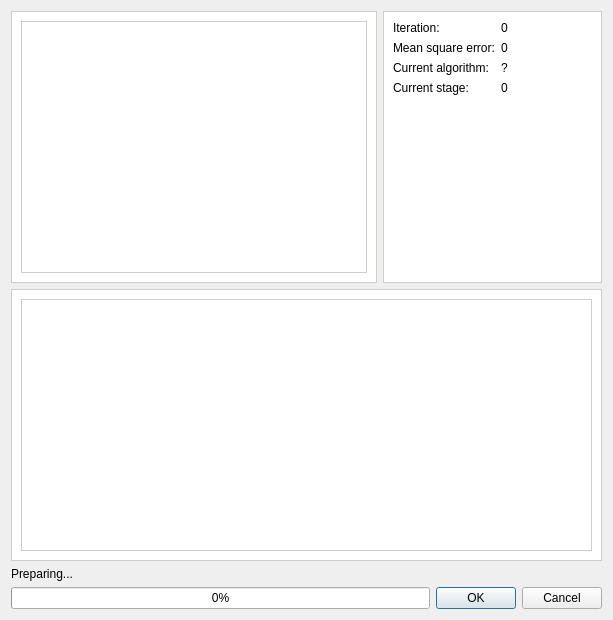
<?xml version="1.0" encoding="UTF-8"?>
<ui version="4.0">
 <class>CurveFittingWorkerDialog</class>
 <widget class="QDialog" name="CurveFittingWorkerDialog">
  <property name="geometry">
   <rect>
    <x>0</x>
    <y>0</y>
    <width>613</width>
    <height>620</height>
   </rect>
  </property>
  <property name="windowTitle">
   <string>Curve fitting</string>
  </property>
  <property name="sizeGripEnabled">
   <bool>false</bool>
  </property>
  <layout class="QVBoxLayout" name="verticalLayout">
   <item>
    <layout class="QHBoxLayout" name="horizontalLayout_2" stretch="5,3">
     <item>
      <widget class="QFrame" name="rmseFrame">
       <property name="styleSheet">
        <string notr="true">background-color: rgb(255, 255, 255);
border: 1px solid rgb(208, 204, 201) </string>
       </property>
       <property name="frameShape">
        <enum>QFrame::StyledPanel</enum>
       </property>
       <property name="frameShadow">
        <enum>QFrame::Raised</enum>
       </property>
       <layout class="QVBoxLayout" name="verticalLayout_2">
        <item>
         <widget class="QCustomPlot" name="rmsePlot" native="true">
          <layout class="QVBoxLayout" name="verticalLayout_3">
           <item>
            <spacer name="verticalSpacer">
             <property name="orientation">
              <enum>Qt::Vertical</enum>
             </property>
             <property name="sizeHint" stdset="0">
              <size>
               <width>20</width>
               <height>163</height>
              </size>
             </property>
            </spacer>
           </item>
          </layout>
         </widget>
        </item>
       </layout>
      </widget>
     </item>
     <item>
      <widget class="QFrame" name="rmseTextFrame">
       <property name="minimumSize">
        <size>
         <width>165</width>
         <height>0</height>
        </size>
       </property>
       <property name="styleSheet">
        <string notr="true">#rmseTextFrame {
	background-color: rgb(255, 255, 255);
	border: 1px solid rgb(208, 204, 201);
}</string>
       </property>
       <property name="frameShape">
        <enum>QFrame::StyledPanel</enum>
       </property>
       <property name="frameShadow">
        <enum>QFrame::Raised</enum>
       </property>
       <layout class="QFormLayout" name="formLayout">
        <property name="labelAlignment">
         <set>Qt::AlignLeading|Qt::AlignLeft|Qt::AlignVCenter</set>
        </property>
        <property name="formAlignment">
         <set>Qt::AlignLeading|Qt::AlignLeft|Qt::AlignTop</set>
        </property>
        <item row="0" column="0">
         <widget class="QLabel" name="label">
          <property name="text">
           <string>Iteration:</string>
          </property>
         </widget>
        </item>
        <item row="0" column="1">
         <widget class="QLabel" name="stat_iteration">
          <property name="text">
           <string>0</string>
          </property>
         </widget>
        </item>
        <item row="1" column="0">
         <widget class="QLabel" name="label_2">
          <property name="text">
           <string>Mean square error:</string>
          </property>
         </widget>
        </item>
        <item row="1" column="1">
         <widget class="QLabel" name="stat_mse">
          <property name="text">
           <string>0</string>
          </property>
         </widget>
        </item>
        <item row="2" column="0">
         <widget class="QLabel" name="label_3">
          <property name="text">
           <string>Current algorithm:</string>
          </property>
         </widget>
        </item>
        <item row="2" column="1">
         <widget class="QLabel" name="stat_algo">
          <property name="text">
           <string>?</string>
          </property>
         </widget>
        </item>
        <item row="3" column="0">
         <widget class="QLabel" name="label_4">
          <property name="text">
           <string>Current stage:</string>
          </property>
         </widget>
        </item>
        <item row="3" column="1">
         <widget class="QLabel" name="stat_stage">
          <property name="text">
           <string>0</string>
          </property>
         </widget>
        </item>
       </layout>
      </widget>
     </item>
    </layout>
   </item>
   <item>
    <widget class="QFrame" name="previewFrame">
     <property name="styleSheet">
      <string notr="true">background-color: rgb(255, 255, 255);
border: 1px solid rgb(208, 204, 201) </string>
     </property>
     <property name="frameShape">
      <enum>QFrame::StyledPanel</enum>
     </property>
     <property name="frameShadow">
      <enum>QFrame::Raised</enum>
     </property>
     <layout class="QVBoxLayout" name="verticalLayout_4">
      <item>
       <widget class="QCustomPlot" name="previewPlot" native="true">
        <layout class="QVBoxLayout" name="verticalLayout_5">
         <item>
          <spacer name="verticalSpacer_2">
           <property name="orientation">
            <enum>Qt::Vertical</enum>
           </property>
           <property name="sizeHint" stdset="0">
            <size>
             <width>20</width>
             <height>163</height>
            </size>
           </property>
          </spacer>
         </item>
        </layout>
       </widget>
      </item>
     </layout>
    </widget>
   </item>
   <item>
    <widget class="QLabel" name="progressText">
     <property name="minimumSize">
      <size>
       <width>120</width>
       <height>0</height>
      </size>
     </property>
     <property name="text">
      <string>Preparing...</string>
     </property>
    </widget>
   </item>
   <item>
    <layout class="QHBoxLayout" name="horizontalLayout">
     <item>
      <widget class="QTintableProgressBar" name="progressBar">
       <property name="sizePolicy">
        <sizepolicy hsizetype="Expanding" vsizetype="Fixed">
         <horstretch>0</horstretch>
         <verstretch>0</verstretch>
        </sizepolicy>
       </property>
       <property name="minimumSize">
        <size>
         <width>0</width>
         <height>0</height>
        </size>
       </property>
       <property name="sizeIncrement">
        <size>
         <width>0</width>
         <height>0</height>
        </size>
       </property>
       <property name="baseSize">
        <size>
         <width>0</width>
         <height>0</height>
        </size>
       </property>
       <property name="value">
        <number>0</number>
       </property>
      </widget>
     </item>
     <item>
      <widget class="QDialogButtonBox" name="buttonBox">
       <property name="sizePolicy">
        <sizepolicy hsizetype="Maximum" vsizetype="Fixed">
         <horstretch>0</horstretch>
         <verstretch>0</verstretch>
        </sizepolicy>
       </property>
       <property name="orientation">
        <enum>Qt::Horizontal</enum>
       </property>
       <property name="standardButtons">
        <set>QDialogButtonBox::Cancel|QDialogButtonBox::Ok</set>
       </property>
      </widget>
     </item>
    </layout>
   </item>
  </layout>
 </widget>
 <customwidgets>
  <customwidget>
   <class>QCustomPlot</class>
   <extends>QWidget</extends>
   <header>plot/QCustomPlot.h</header>
   <container>1</container>
  </customwidget>
  <customwidget>
   <class>QTintableProgressBar</class>
   <extends>QProgressBar</extends>
   <header>widget/QTintableProgressBar.h</header>
  </customwidget>
 </customwidgets>
 <resources/>
 <connections>
  <connection>
   <sender>buttonBox</sender>
   <signal>accepted()</signal>
   <receiver>CurveFittingWorkerDialog</receiver>
   <slot>accept()</slot>
   <hints>
    <hint type="sourcelabel">
     <x>248</x>
     <y>254</y>
    </hint>
    <hint type="destinationlabel">
     <x>157</x>
     <y>274</y>
    </hint>
   </hints>
  </connection>
  <connection>
   <sender>buttonBox</sender>
   <signal>rejected()</signal>
   <receiver>CurveFittingWorkerDialog</receiver>
   <slot>reject()</slot>
   <hints>
    <hint type="sourcelabel">
     <x>316</x>
     <y>260</y>
    </hint>
    <hint type="destinationlabel">
     <x>286</x>
     <y>274</y>
    </hint>
   </hints>
  </connection>
 </connections>
</ui>
